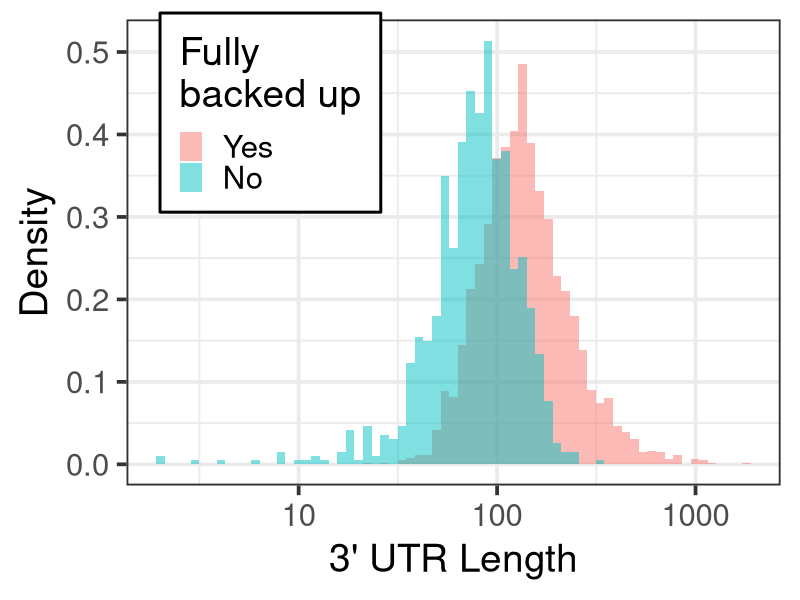
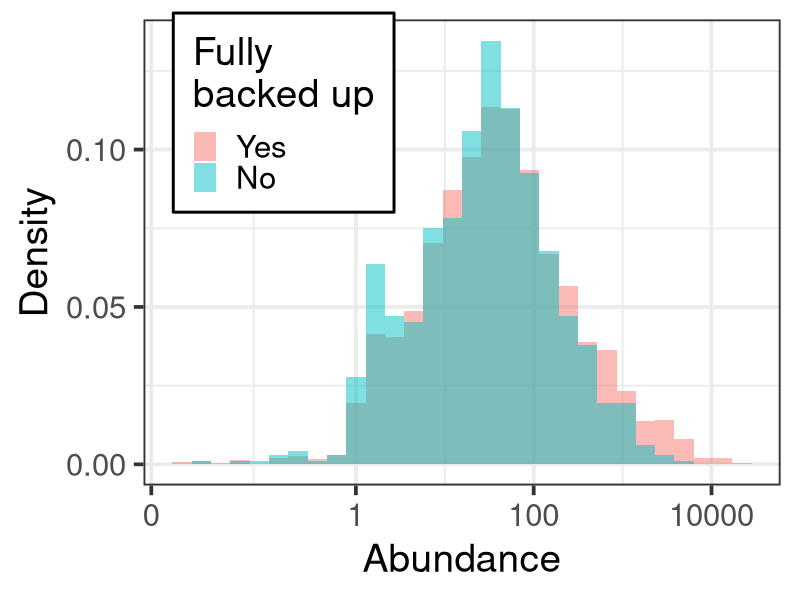
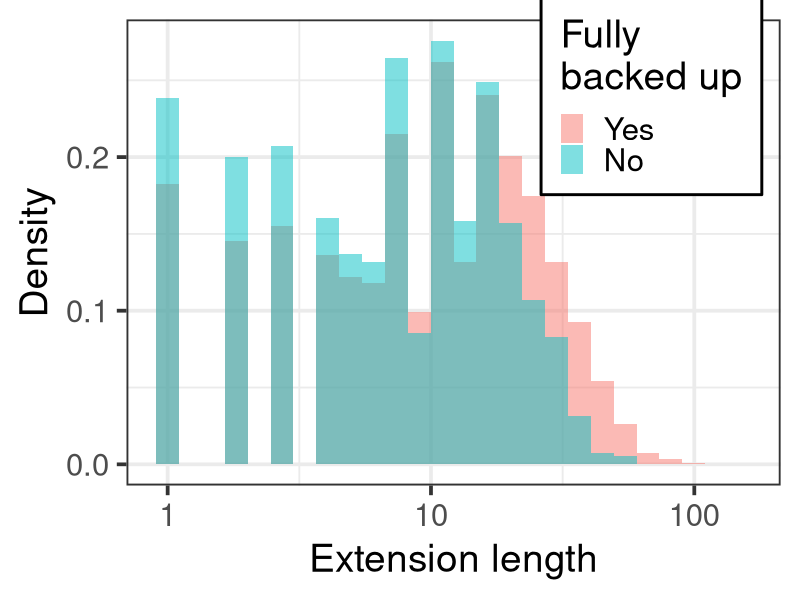
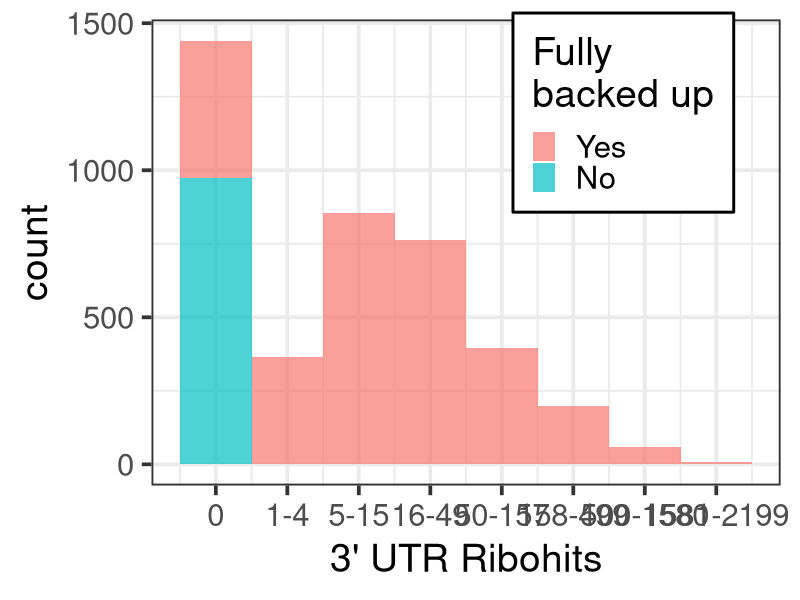

Reproduce these figures in R, in order.
# Supplemental histograms.

# Load ribohits data.
ribohits.data <- read.table("Data/ribohits_data_11-13-19.tab", header = T, sep = "\t", stringsAsFactors = F)

# Load packages.
library(tidyverse)

# Global variables.
today.date <- "12-20-19"

# Histogram for log-transformed 3' UTR hits.
fragile.3utr.filename <- paste("Scripts/Figures/fragile_3utr_", today.date, ".png", sep = "")
png(fragile.3utr.filename, height = 500, width = 500)
ggplot(
  data = ribohits.data,
  aes(
    x = log(Length.3UTR),
    fill = factor(Fragile)
  )
) +
  geom_histogram(aes(y = 0.5*..density..),
                 alpha=0.5,position='identity',binwidth=0.1) +
  ylab("Density") +
  xlab("3' UTR Length") +
  scale_x_continuous(breaks = log(c(10, 100, 1000)),
                     labels = c(10, 100, 1000)) +
  theme_bw(base_size = 28) +
  theme(legend.position = c(0.22, 0.8),
        legend.background = element_rect(fill = "white", size = 1, linetype = "solid", color = "black")) +
  scale_fill_discrete(name = "Fully\nbacked up", labels = c("Yes", "No"))
dev.off()

# Histogram for log-transformed abundance.
fragile.ab.filename <- paste("Scripts/Figures/fragile_abundance_", today.date, ".png", sep = "")
png(fragile.ab.filename, height = 500, width = 500)
ggplot(
  data = ribohits.data,
  aes(
    x = log(Abundance),
    fill = factor(Fragile)
  )
) +
  geom_histogram(aes(y = 0.5*..density..),
                 alpha=0.5,position='identity',binwidth=0.5) +
  ylab("Density") +
  xlab("Abundance") +
  scale_x_continuous(breaks = log(c(0.005, 1, 100, 10000)),
                     labels = c(0, 1, 100, 10000)) +
  theme_bw(base_size = 28) +
  theme(legend.position = c(0.22, 0.8),
        legend.background = element_rect(fill = "white", size = 1, linetype = "solid", color = "black")) +
  scale_fill_discrete(name = "Fully\nbacked up", labels = c("Yes", "No"))
dev.off()

# Histogram for log-transformed in-frame extension lengths.
# First making a data frame with all the extension lengths in one column.
ext.lengths <- data.frame("Fragile" = rep(ribohits.data$Fragile, 3),
                          "Ribohits.Binary" = rep(ribohits.data$Ribohits.Binary, 3),
                          "Length" = c(ribohits.data$Length.0,
                                       ribohits.data$Length.p1,
                                       ribohits.data$Length.p2))
fragile.length.filename <- paste("Scripts/Figures/fragile_length_", today.date, ".png", sep = "")
png(fragile.length.filename, height = 500, width = 500)
ggplot(
  data = ext.lengths,
  aes(
    x = log(Length),
    fill = factor(Fragile)
  )
) +
  geom_histogram(aes(y = 0.5*..density..),
                 alpha=0.5,position='identity',binwidth=0.2) +
  ylab("Density") +
  xlab("Extension length") +
  scale_x_continuous(breaks = log(c(1, 10, 100)),
                     labels = c(1, 10, 100)) +
  theme_bw(base_size = 28) +
  theme(legend.position = c(0.8025, 0.8375),
        legend.background = element_rect(fill = "white", size = 1, linetype = "solid", color = "black")) +
  scale_fill_discrete(name = "Fully\nbacked up", labels = c("Yes", "No"))
dev.off()

# Histogram of 3' UTR ribohits coverage.
histogram.ribo.filename <- paste("Scripts/Figures/histogram_ribohits_", today.date, ".png", sep = "")
png(histogram.ribo.filename, height = 600, width = 1100)
ggplot(
  data = ribohits.data,
  aes(
    x = log10(Ribohits.summed + 0.5),
    fill = as.character(Fragile)
  )
) +
  geom_histogram(breaks = c(seq(-0.301030, 3.7, by = 0.5)), alpha = 0.7) +
  #geom_smooth() +
  xlab("3' UTR Ribohits") +
  scale_x_continuous(breaks = c(seq((-0.301030 + 0.19897)/2, 3.7, by = 0.5)),
                     labels = c("0", "1-4", "5-15", "16-49", "50-157", "158-499", "500-1580", "1581-2199")) +
  #scale_y_continuous(breaks = sqrt(c(0, 0.1, 0.25, 0.5, 1)),
  #                   labels = c("0.00", "0.10", "0.25", "0.50", "1.00")) +
  theme_bw(base_size = 28) +
  theme(legend.position = c(0.75, 0.8),
        legend.background = element_rect(fill = "white", size = 1, linetype = "solid", color = "black")) +
  scale_fill_discrete(name = "Fully\nbacked up", labels = c("Yes", "No"))
dev.off()
